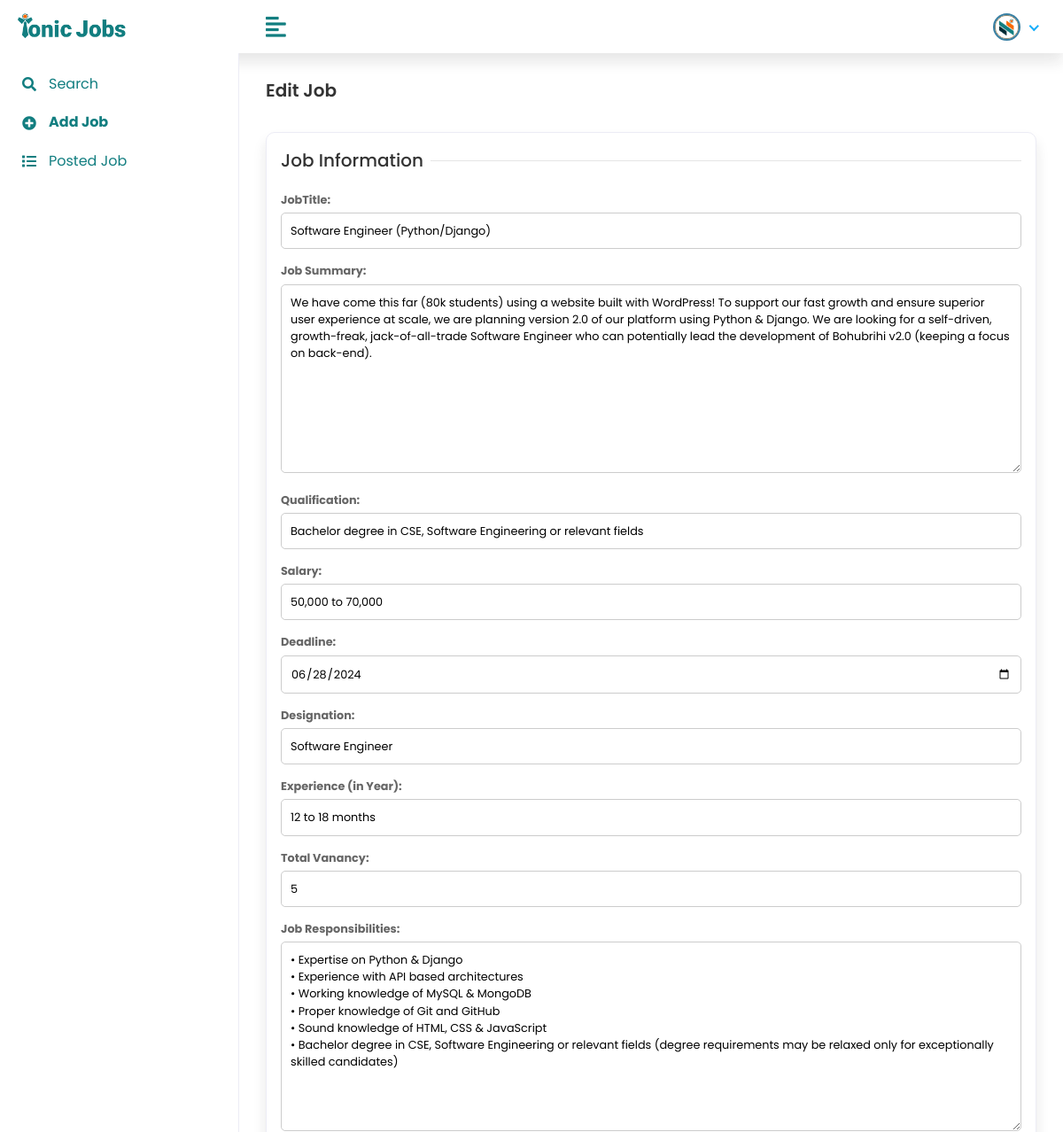
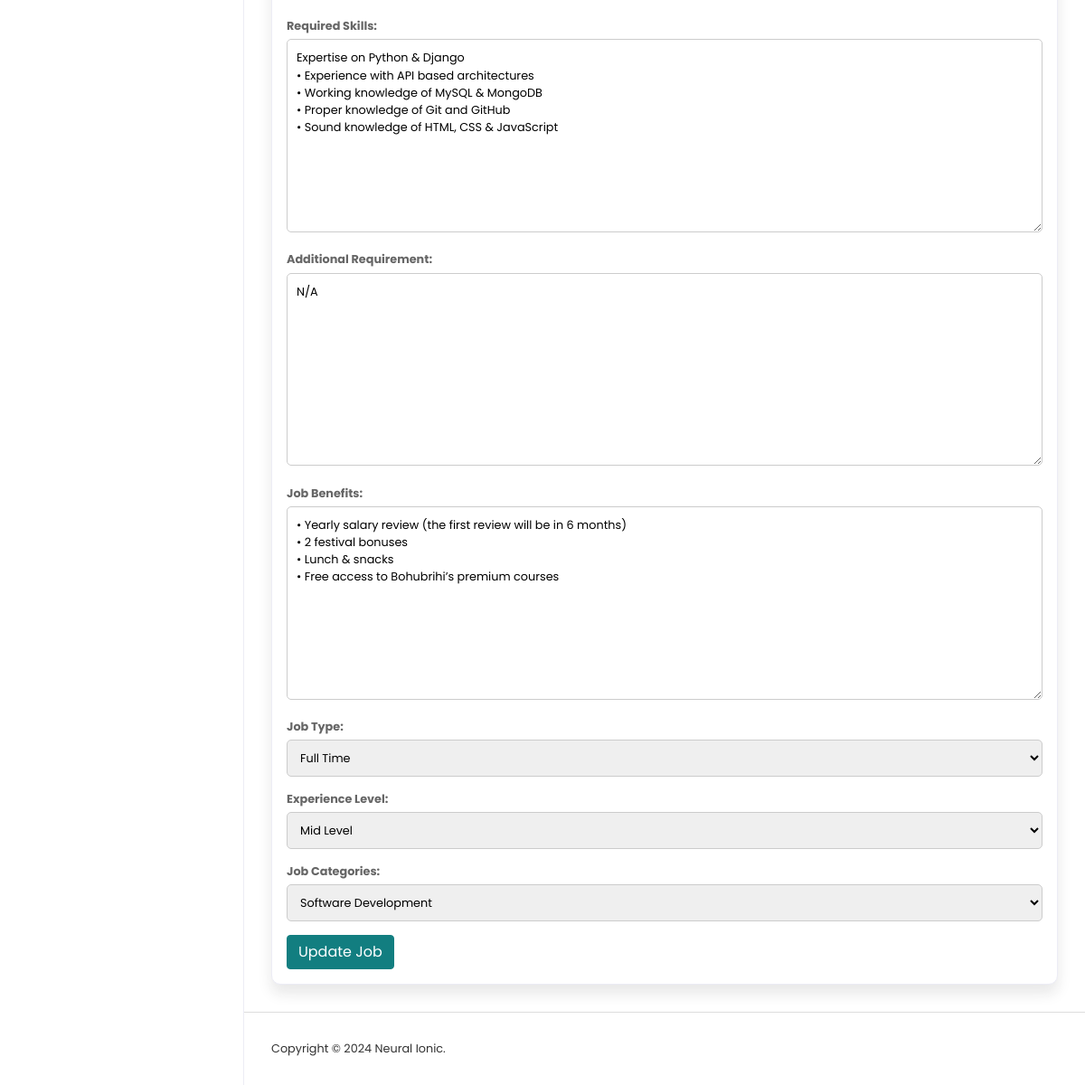
Screenshot of /editjob/1 (signed in) with the database file from the repository (2 pictures, top to bottom).
### JobPortalApp/models.py (models this page shows, shortened)
class IonicJobUserModel(AbstractUser):
    USERTYPE = [
        ('Employer','Employer'),
        ('Seeker','Seeker'),
    ]
    UserType = models.CharField(choices=USERTYPE,max_length=50, null=True)
    class Meta:
        db_table = 'IonicJob_User_Table'

class EmployerModel(models.Model):
    CompanyName = models.CharField(max_length=100, null=True)
    CompanyAddress = models.CharField(max_length=100, null=True)
    CompanyDescription = models.TextField(null=True)
    Mobile = models.CharField(max_length=100, null=True)
    CompanyLogo = models.ImageField(upload_to='media/companylogo',null=True)
    IonicUser = models.OneToOneField(IonicJobUserModel, on_delete=models.CASCADE, related_name='employeermodel',null=True)
    class Meta:
        db_table = 'Employer_Table'

class JobInfoModel(models.Model):
    JobTitle = models.CharField(max_length=100, null=True)
    JobSummary = models.TextField(null=True)
    Qualification = models.CharField(max_length=100, null=True)
    Salary = models.CharField(max_length=100, null=True)
    Deadline = models.CharField(max_length=100, null=True)
    Designation = models.CharField(max_length=100, null=True)
    Experience = models.CharField(max_length=100, null=True)
    TotalVacancy = models.CharField(max_length=100, null=True)
    JobResponsibilities = models.TextField(null=True)
    RequiredSkills = models.TextField(null=True)
    AdditionalRequirement = models.TextField(null=True)
    JobBenefits = models.TextField(null=True)
    JOBTYPE = [
        ('Full Time','Full Time'),
        ('Part Time','Part Time'),
        ('Contractual','Contractual'),
        ('Internship','Internship'),
        ('Freelance','Freelance'),
    ]
    JobType = models.CharField(choices=JOBTYPE, max_length=100, null=True)
    EXPERIENCELEVEL = [
        ('Begineer','Begineer'),
        ('Mid Level','Mid Level'),
        ('Experienced','Experienced'),
        ('TopLevel','TopLevel'),
    ]
    ExperienceLevel = models.CharField(choices=EXPERIENCELEVEL, max_length=100, null=True)
    JOBCATEGORIES = [
        ('Manufacturer','Manufacturer'),
        ('Education','Education'),
        ('Training and Development','Training and Development'),
        ('Software Development','Software Development'),
        ('Textile/Garments','Textile/Garments'),
        ('IT Services','IT Services'),
    ]
    JobCategories = models.CharField(choices=JOBCATEGORIES, max_length=100, null=True)
    Created_at = models.DateField(auto_now_add=True,null=True)
    Updated_at = models.DateField(auto_now=True,null=True)
    PostedBy = models.ForeignKey(IonicJobUserModel, on_delete =models.CASCADE, null=True)
    class Meta:
        ordering = ['Created_at']
        verbose_name = "Job Info"
        db_table = 'JobInfo_Table'

### JobPortalApp/companyviews.py (the view)
# urls.py: path('editjob/<str:myid>', editjob,name="editjob"),
@login_required
def editjob(request,myid):
    jobdata = get_object_or_404(JobInfoModel, id=myid)
    if request.method == 'POST':
        form = JobForm(request.POST, instance=jobdata)
        if form.is_valid():
            form.save()
            return redirect('postedjob')
    else:
        form = JobForm(instance=jobdata)
    context = {
        'form':form
    }
    return render(request,'company/editjob.html',context)

### JobPortalApp/forms.py
class JobForm(forms.ModelForm):
    class Meta:
        model = JobInfoModel
        fields = "__all__"
        exclude = ['PostedBy']
        widgets = {
            'Deadline':forms.DateInput(attrs={
              'type'  :'date'
            }),
            'Created_at':forms.DateInput(attrs={
                'type':'date'
            }),
            'Updated_at':forms.DateInput(attrs={
                'type':'date'
            })
        }
        labels = {
            "JobSummary":"Job Summary",
            "Experience":"Experience (in Year)",
            "TotalVacancy":"Total Vanancy",
            "JobResponsibilities":"Job Responsibilities",
            "RequiredSkills":"Required Skills",
            "AdditionalRequirement":"Additional Requirement",
            "JobBenefits":"Job Benefits",
            "JobType":"Job Type",
            "ExperienceLevel":"Experience Level",
            "JobCategories":"Job Categories",
        }

### JobPortalApp/templates/company/editjob.html (shortened to what this page needs)
{% extends 'profilemaster/master.html' %}
{% block content %}
<div class="content container-fluid">
   <div class="page-header">
      <div class="row align-items-center">
         <div class="col">
            <h3 class="page-title">Edit Job</h3>
         </div>
      </div>
   </div>
   <div class="row">
      <div class="col-sm-12">
         <div class="card">
            <div class="card-body">
               <form action="" method="POST" enctype="multipart/form-data">
                  <div class="row">
                     <div class="col-12">
                        <h5 class="form-title"><span>Job Information</span></h5>
                     </div>
                     <div class="col-lg-12 col-sm-6">
                         {{form}}
                     </div>
                     <div class="col-12">
                        <button type="submit" class="btn btn-primary">Update Job</button>
                     </div>
                  </div>
               </form>
            </div>
         </div>
      </div>
   </div>
</div>
{% endblock content %}

### JobPortalApp/templates/profilemaster/header.html (shortened to what this page needs)
{% load static %}
<div class="header">
    <div class="header-left">
        <a href="{% url 'homePage' %}" class="logo">
            <img src="{% static 'assets/img/logo/headerlogo.png' %}" alt="">
        </a>
    </div>
    <a href="javascript:void(0);" id="toggle_btn">
        <i class="fas fa-align-left"></i>
    </a>
    <ul class="nav user-menu">
        <li class="nav-item dropdown has-arrow">
            {% if user.UserType == 'Employer' %}
            <a href="#" class="dropdown-toggle nav-link" data-toggle="dropdown">
                <span class="user-img"><img class="rounded-circle" src="/{{user.employeermodel.CompanyLogo}}"
                    style="border: 2px solid rgb(13, 100, 144, 0.818); object-fit:cover;" width="31" height="31"
                    alt="img"></span>
            </a>
            {% else %}
            <a href="#" class="dropdown-toggle nav-link" data-toggle="dropdown">
                <span class="user-img"><img class="rounded-circle" src="/{{user.Seeker.ProfileImg}}"
                        style="border: 2px solid rgb(13, 100, 144, 0.818); object-fit:cover;" width="31" height="31"
                        alt="img"></span>
            </a>
            {% endif %}
        </li>
    </ul>
</div>

### JobPortalApp/static/profileassets/css/style.css (style rules this page uses)
html { height: 100%; }
body { background-color: #fff; color: #333; font-family: 'Poppins', sans-serif; font-size: 0.8rem; height: 100%; overflow-x: hidden; }
h1, h2, h3, h4, h5, h6 { font-family: 'Poppins', sans-serif; margin-top: 0; }
a { color: #009ce7; }
input, button, a { transition: all 0.4s ease; -moz-transition: all 0.4s ease; -o-transition: all 0.4s ease; -ms-transition: all 0.4s ease; -webkit-transition: all 0.4s ease; }
input, input:focus, button, button:focus { outline: none; }
input[type=text], input[type=password] { -webkit-appearance: none; -moz-appearance: none; appearance: none; }
ul, ol { padding: 0px; list-style: none; }
.btn-primary { background-color: #127e80; border: 1px solid #127e80; }
.card { border: 1px solid #ececf5; -webkit-box-shadow: 0 10px 15px rgba(25, 25, 25, 0.1); border-radius: 10px; margin-bottom: 1.875rem; }
.card-body { padding: 1rem; }
.header { background-color: #fff; -webkit-box-shadow: 0 10px 15px rgba(25, 25, 25, 0.1); left: 0; border: none; position: fixed; right: 0; top: 0; z-index: 1001; height: 60px; }
.header .header-left { float: left; height: 60px; padding: 0 20px; position: relative; width: 270px; z-index: 1; transition: all 0.2s ease-in-out; background-color: #fff; display: flex; align-items: center; }
.header .header-left .logo { display: inline-block; line-height: 60px; }
.header .header-left .logo img { max-height: 40px; width: auto; }
.header .dropdown-toggle:after { display: none; }
.header .has-arrow .dropdown-toggle:after { border-top: 0; border-left: 0; border-bottom: 2px solid #18aefa; border-right: 2px solid #18aefa; content: ''; height: 8px; display: inline-block; pointer-events: none; -webkit-transform-origin: 66% 66%; -ms-transform-origin: 66% 66%; transform-origin: 66% 66%; -webkit-transform: rotate(45deg); -ms-transform: rotate(45deg); transform: rotate(45deg); -webkit-transition: all 0.15s ease-in-out; transition: all 0.15s ease-in-out; width: 8px; vertical-align: 0px; }
.user-menu { float: right; margin: 0; position: relative; z-index: 99; padding-right: 15px; }
.user-menu.nav > li > a { color: #a0a0a0; font-size: 14px; line-height: 58px; padding: 0 15px; height: 60px; }
.user-img { margin-right: 3px; position: relative; }
.page-wrapper > .content { padding: 1.875rem 1.875rem 0; }
.page-header { margin-bottom: 1.875rem; }
.page-title { font-size: 20px; font-weight: 600; color: #333; margin-bottom: 5px; }
.form-title { width: 100%; max-width: 100%; padding: 0; font-size: 1.25rem; font-weight: 500; line-height: inherit; color: #333; white-space: normal; position: relative; display: block; margin-bottom: 20px; }
.form-title:before { content: ""; position: absolute; left: 0px; right: 0px; height: 1px; top: 50%; background-color: rgba(0, 0, 0, 0.1); }
.form-title span { padding: 0px 0.5rem 0 0; background-color: #fff; display: inline-block; z-index: 2; position: relative; }
@media (min-width: 992px) { #toggle_btn { align-items: center; color: #127e80; display: inline-flex; float: left; font-size: 26px; height: 60px; justify-content: center; margin-left: 15px; padding: 0 15px; } }

### JobPortalApp/templates/company/editjob.html (style rules this page uses)
label { margin-bottom: 5px; color: #666; text-align: left; font-weight: bold; }
input,select,textarea { margin-bottom: 15px; padding: 10px; border: 1px solid #ccc; border-radius: 5px; width: 100%; }

### rows the page displays
IonicJobUserModel: employeermodel.CompanyLogo (picture)
JobInfoModel: JobTitle "Software Engineer (Python/Django)", JobSummary "We have come this far (80k students) using a website built with WordPress! To support our fast growth and ensure superior user experience at scale, we are planning version 2.0 of our platform using Python & Django. We are looking for a self-driven, growth-freak, jack-of-all-trade Software Engineer who can potentially lead the development of Bohubrihi v2.0 (keeping a focus on back-end).", Qualification "Bachelor degree in CSE, Software Engineering or relevant fields", Salary "50,000 to 70,000", Deadline "06/28/2024", Designation "Software Engineer", Experience "12 to 18 months", TotalVacancy "5", JobResponsibilities "• Expertise on Python & Django • Experience with API based architectures • Working knowledge of MySQL & MongoDB • Proper knowledge of Git and GitHub • Sound knowledge of HTML, CSS & JavaScript • Bachelor degree in CSE, Software Engineering or relevant fields (degree requirements may be relaxed only for exceptionally skilled candidates)", RequiredSkills "Expertise on Python & Django • Experience with API based architectures • Working knowledge of MySQL & MongoDB • Proper knowledge of Git and GitHub • Sound knowledge of HTML, CSS & JavaScript", AdditionalRequirement "N/A", JobBenefits "• Yearly salary review (the first review will be in 6 months) • 2 festival bonuses • Lunch & snacks • Free access to Bohubrihi’s premium courses", JobType "Full Time", ExperienceLevel "Mid Level", JobCategories "Software Development"
